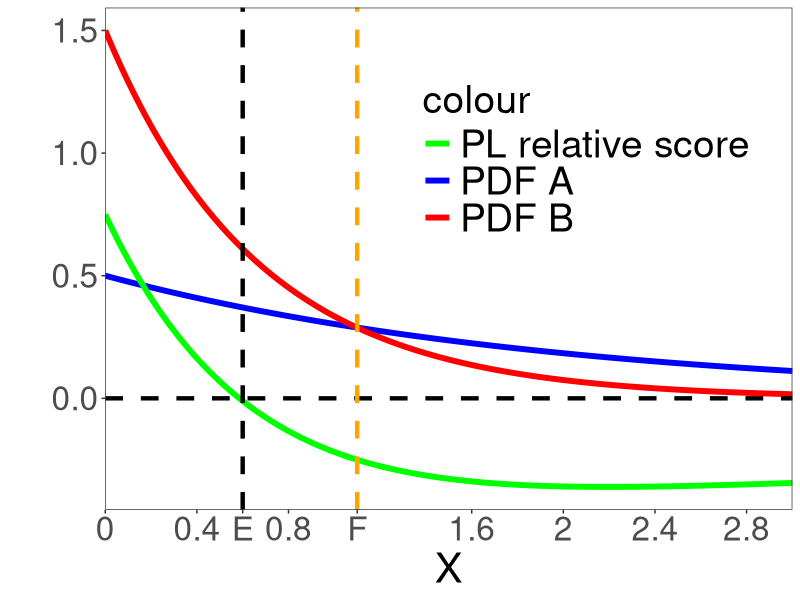

Recreate this plot in R.
# Load required libraries
library(ggplot2)
library(stats)
# Define the parameters for the beta distribution (alpha and beta for A)
lambda_A = 0.5

# Define the parameters for the beta distribution (alpha and beta for B)
lambda_B = 1.5

x <- c(rexp(500, lambda_A), rexp(500, lambda_B))

# Define a range of x values
x_values <- seq(0, 3, length = 1000)

# Calculate the probabilities using the normal distribution formula for A and B
probabilities_A <- dexp(x_values, lambda_A)
probabilities_B <- dexp(x_values, lambda_B)

integrand_A <- function(x){(lambda_A*exp(-lambda_A*x))^2}
integrate_A <- integrate(integrand_A, lower = 0, upper = Inf)
integrand_B <- function(x){(lambda_B*exp(-lambda_B*x))^2}
integrate_B <- integrate(integrand_B, lower = 0, upper = Inf)
integrate_A$value
probabilities_A
integrate_B$value
probabilities_B

# Calculating the PLS differences using the corrected approach
pls_diff1 <- integrate_A$value - 2 * probabilities_A
pls_diff2 <- integrate_B$value - 2 * probabilities_B

pls_diff <- (pls_diff1 - pls_diff2)/2


data_prob_A <- data.frame(x = x_values, Probability_A = probabilities_A)
data_prob_B <- data.frame(x = x_values, Probability_B = probabilities_B)
data_pls_diff <- data.frame(x = x_values, PLS_Difference = pls_diff)

# Create the plot using ggplot2
plot <- ggplot() +
  geom_line(data = data_prob_A, aes(x = x, y = Probability_A, color = "Probability A"), size = 2) +
  geom_line(data = data_prob_B, aes(x = x, y = Probability_B, color = "Probability B"), size = 2) +
  geom_line(data = data_pls_diff, aes(x = x, y = PLS_Difference, color = "PLS Difference"), size = 2) +
  labs(x = "X", y = "") +
  scale_color_manual(values = c("Probability A" = "blue", "Probability B" = "red", "PLS Difference" = "green"),
                     labels = c( "PL relative score","PDF A", "PDF B")) +
  theme_bw()+
  theme(panel.grid.major = element_blank(),
        panel.grid.minor = element_blank())+
  geom_hline(aes(yintercept=0),linetype="dashed",color="black",size=1.5)+
  geom_vline(aes(xintercept=0.6),linetype="dashed",color="black",size=1.5)+
  geom_vline(aes(xintercept=1.1),linetype="dashed",color="orange",size=1.5)+
  scale_x_continuous(expand = c(0,0),breaks = c(0,0.4,0.6,0.8,1.1,1.6,2,2.4,2.8), labels = c("0","0.4","E","0.8","F","1.6","2","2.4","2.8"))+
  theme(legend.position = c(0.7, 0.7),
        legend.box = "horizontal",
        legend.title = element_text(size = 28),
        legend.text = element_text(size = 28),
        legend.key.size = unit(1.5, "lines"))+
  theme(axis.title.x = element_text(size = 30))+
  theme(axis.title.y = element_text(size = 30))+
  theme(axis.text.x = element_text(size = 24))+
  theme(axis.text.y = element_text(size = 24))

# Display the plot
print(plot)

